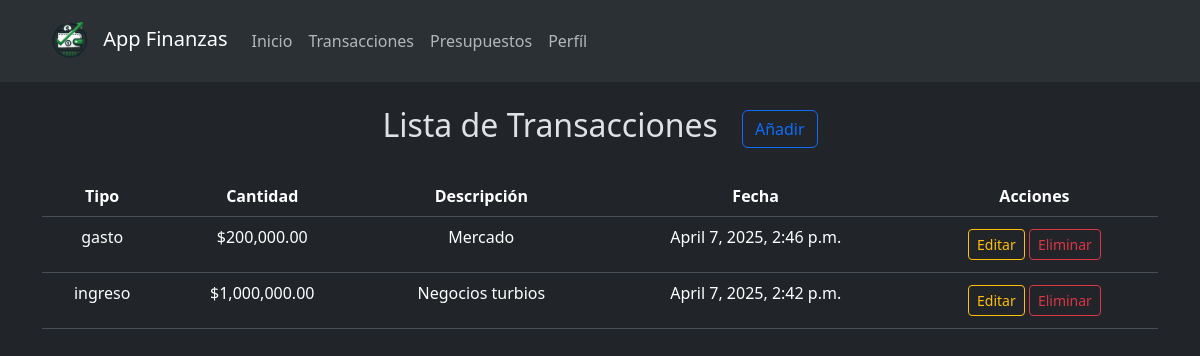
The page /transacciones/ (signed in) on the database as committed earlier.
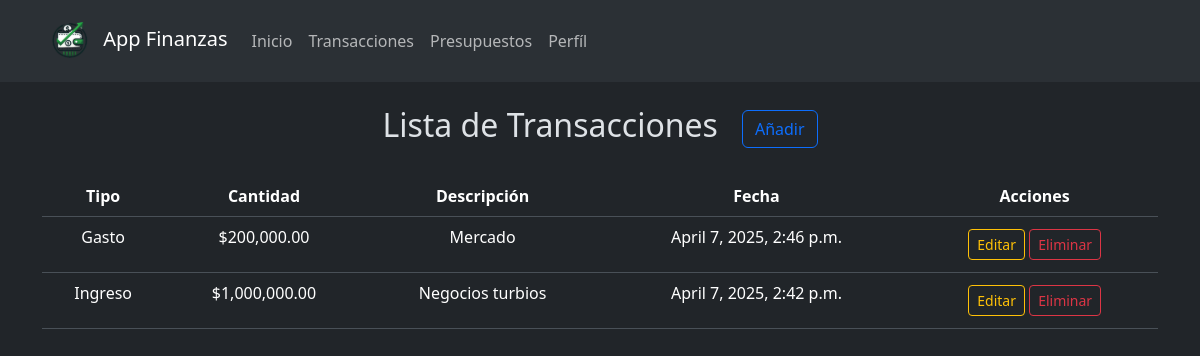
The same page on the database as committed later.
### myApp/models.py (models this page shows, shortened)
class Transaccion(models.Model):
    TIPO_CHOICES = [
        ('Ingreso', 'Ingreso'),
        ('Gasto', 'Gasto'),
    ]
    usuario = models.ForeignKey(settings.AUTH_USER_MODEL, on_delete=models.CASCADE)
    tipo = models.CharField(max_length=10, choices=TIPO_CHOICES)
    cantidad = models.DecimalField(max_digits=10, decimal_places=2)
    descripcion = models.TextField()
    fecha = models.DateTimeField(auto_now_add=True)

### myApp/views.py (the view)
# urls.py: path('transacciones/', views.lista_transacciones, name='lista_transacciones'),
@login_required
def lista_transacciones(request):
    transacciones = Transaccion.objects.filter(
        usuario=request.user).order_by('-fecha')
    return render(request, 'transacciones/Transacciones.html', {'transacciones': transacciones})

### myApp/templates/transacciones/Transacciones.html
{% extends 'base.html' %}
{% block content %}
{% load humanize %}
<div class="container text-center">
    <div class="row my-4 d-flex align-items-center justify-content-center">
        <div class="col-auto">
            <h2>Lista de Transacciones</h2>
        </div>
        <div class="col-auto">
            <button class="btn btn-outline-primary">
                <a class="nav-link" href="{% url 'agregar_transaccion' %}">Añadir</a>
            </button>
        </div>
    </div>
    {% if transacciones %}
    <div class="table-responsive">
        <table class="table">
            <thead>
                <tr>
                    <th>Tipo</th>
                    <th>Cantidad</th>
                    <th>Descripción</th>
                    <th>Fecha</th>
                    <th>Acciones</th>
                </tr>
            </thead>
            <tbody>
                {% for transaccion in transacciones %}
                <tr>
                    <td>{{ transaccion.tipo }}</td>
                    <td>${{ transaccion.cantidad|intcomma }}</td>
                    <td>{{ transaccion.descripcion }}</td>
                    <td>{{ transaccion.fecha }}</td>
                    <td>
                        <button class="btn btn-outline-warning btn-sm my-1">
                            <a class="nav-link" href="{% url 'editar_transaccion' transaccion.id %}">Editar</a>
                        </button>
                        <button class="btn btn-outline-danger btn-sm">
                            <a class="nav-link" href="{% url 'eliminar_transaccion' transaccion.id %}">Eliminar</a>
                        </button>
                    </td>
                </tr>
                {% endfor %}
            </tbody>
        </table>
    </div>
    {% else %}
    <p>No tienes transacciones aún.</p>
    {% endif %}
</div>
{% endblock %}

Rows that differ between the two databases and show on the page:
changed Transaccion "Mercado": tipo "gasto" → "Gasto"
changed Transaccion "Negocios turbios": tipo "ingreso" → "Ingreso"
